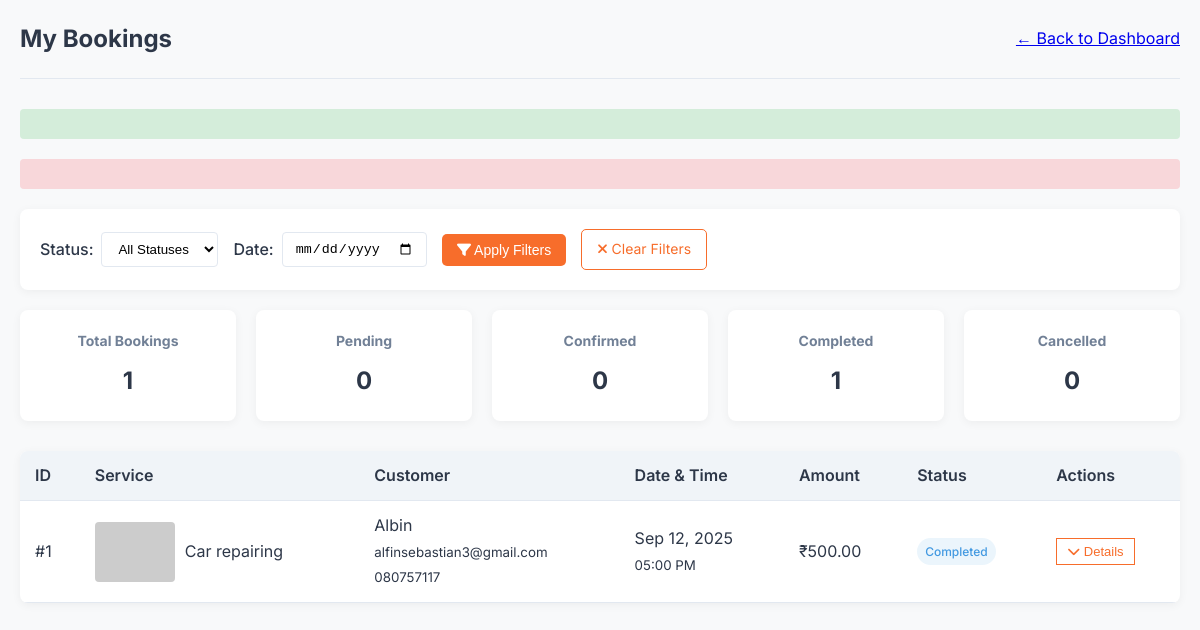
Page /localservice-main/provider_bookings.php (signed in) on the committed database.
### tables this page shows
CREATE TABLE `reviews` (
  `id` int(11) NOT NULL,
  `booking_id` int(11) NOT NULL,
  `user_id` int(11) NOT NULL,
  `provider_id` int(11) NOT NULL,
  `service_id` int(11) NOT NULL,
  `rating` tinyint(4) NOT NULL CHECK (`rating` between 1 and 5),
  `comment` text DEFAULT NULL,
  `created_at` timestamp NOT NULL DEFAULT current_timestamp()
);

CREATE TABLE `bookings` (
  `id` int(11) NOT NULL,
  `user_id` int(11) NOT NULL,
  `provider_id` int(11) NOT NULL,
  `service_id` int(11) NOT NULL,
  `booking_date` datetime NOT NULL,
  `address` text NOT NULL,
  `amount` decimal(10,2) NOT NULL,
  `status` enum('pending','confirmed','completed','cancelled','rejected') DEFAULT 'pending',
  `cancellation_reason` text DEFAULT NULL,
  `payment_type` enum('cash','later') NOT NULL DEFAULT 'cash',
  `payment_status` enum('pending','paid','unpaid') DEFAULT 'pending',
  `admin_notes` text DEFAULT NULL,
  `customer_notes` text DEFAULT NULL,
  `provider_notes` text DEFAULT NULL,
  `created_at` timestamp NOT NULL DEFAULT current_timestamp()
);

CREATE TABLE `services` (
  `id` int(11) NOT NULL,
  `name` varchar(100) NOT NULL,
  `category_id` int(11) NOT NULL,
  `description` text NOT NULL,
  `base_price` decimal(10,2) NOT NULL,
  `duration_minutes` int(11) NOT NULL,
  `image` varchar(255) DEFAULT NULL,
  `created_at` timestamp NOT NULL DEFAULT current_timestamp()
);

CREATE TABLE `users` (
  `id` int(11) NOT NULL,
  `name` varchar(100) NOT NULL,
  `email` varchar(100) NOT NULL,
  `password` varchar(255) NOT NULL,
  `role` enum('admin','provider','customer') NOT NULL,
  `phone` varchar(20) NOT NULL,
  `address` text NOT NULL,
  `city` varchar(100) NOT NULL,
  `state` varchar(100) NOT NULL,
  `pincode` varchar(20) NOT NULL,
  `profile_image` varchar(255) DEFAULT NULL,
  `is_active` tinyint(1) DEFAULT 1,
  `created_at` timestamp NOT NULL DEFAULT current_timestamp(),
  `updated_at` timestamp NOT NULL DEFAULT current_timestamp() ON UPDATE current_timestamp()
);

### localservice-main/provider_bookings.php (the view, shortened to what this page needs)
<?php
include 'db.php';
$provider_id = $_SESSION['user']['id'];
$status_filter = isset($_GET['status']) ? $_GET['status'] : 'all';
$date_filter = isset($_GET['date']) ? $_GET['date'] : '';
$query = "
    SELECT
        b.id, b.booking_date, b.status, b.amount, b.cancellation_reason,
        u.name as customer_name, u.email as customer_email, u.phone as customer_phone,
        s.name as service_name, s.image as service_image,
        r.rating, r.comment as review_comment
    FROM bookings b
    JOIN users u ON b.user_id = u.id
    JOIN services s ON b.service_id = s.id
    LEFT JOIN reviews r ON b.id = r.booking_id
    WHERE b.provider_id = ?
";
$params = [$provider_id];
$types = "i";
$query .= " ORDER BY b.booking_date DESC";
$stmt = $conn->prepare($query);
$stmt->bind_param($types, ...$params);
$stmt->execute();
$bookings = $stmt->get_result();
$counts = $conn->query("
    SELECT
        COUNT(*) as total,
        SUM(status = 'pending') as pending,
        SUM(status = 'confirmed') as confirmed,
        SUM(status = 'completed') as completed,
        SUM(status = 'cancelled') as cancelled
    FROM bookings
    WHERE provider_id = $provider_id
")->fetch_assoc();
$message = $_SESSION['message'] ?? '';
$error = $_SESSION['error'] ?? '';
?>
<!DOCTYPE html>
<html lang="en">
<head>
    <link rel="stylesheet" href="https://cdnjs.cloudflare.com/ajax/libs/font-awesome/6.4.0/css/all.min.css">
</head>
<body>
    <div class="container">
        <div class="header">
            <h1>My Bookings</h1>
                <a href="provider_dashboard.php" class="back-link">
        ← Back to Dashboard
    </a>
        </div>
        <?php if (isset($message)): ?>
            <div class="alert alert-success">
            </div>
        <?php endif; ?>
        <?php if (isset($error)): ?>
            <div class="alert alert-error">
            </div>
        <?php endif; ?>
        <form method="GET" class="filter-controls">
            <div class="filter-group">
                <label for="status">Status:</label>
                <select name="status" id="status">
                    <option value="all" <?= $status_filter === 'all' ? 'selected' : '' ?>>All Statuses</option>
                </select>
            </div>
            <div class="filter-group">
                <label for="date">Date:</label>
                <input type="date" name="date" id="date" value="<?= htmlspecialchars($date_filter) ?>">
            </div>
            <button type="submit" class="btn btn-primary">
                <i class="fas fa-filter"></i> Apply Filters
            </button>
            <a href="provider_bookings.php" class="btn btn-outline">
                <i class="fas fa-times"></i> Clear Filters
            </a>
        </form>
        <div class="dashboard-cards">
            <div class="card" onclick="filterByStatus('all')">
                <h3>Total Bookings</h3>
                <p><?= $counts['total'] ?></p>
            </div>
            <div class="card" onclick="filterByStatus('pending')">
                <h3>Pending</h3>
                <p><?= $counts['pending'] ?></p>
            </div>
            <div class="card" onclick="filterByStatus('confirmed')">
                <h3>Confirmed</h3>
                <p><?= $counts['confirmed'] ?></p>
            </div>
            <div class="card" onclick="filterByStatus('completed')">
                <h3>Completed</h3>
                <p><?= $counts['completed'] ?></p>
            </div>
            <div class="card" onclick="filterByStatus('cancelled')">
                <h3>Cancelled</h3>
                <p><?= $counts['cancelled'] ?></p>
            </div>
        </div>
        <table class="data-table">
            <thead>
                <tr>
                    <th>ID</th>
                    <th>Service</th>
                    <th>Customer</th>
                    <th>Date & Time</th>
                    <th>Amount</th>
                    <th>Status</th>
                    <th>Actions</th>
                </tr>
            </thead>
            <tbody>
                <?php if ($bookings->num_rows > 0): ?>
                    <?php while ($booking = $bookings->fetch_assoc()): ?>
                        <tr>
                            <td>#<?= $booking['id'] ?></td>
                            <td>
                                <div style="display: flex; align-items: center; gap: 10px;">
                                    <img src="<?= htmlspecialchars($booking['service_image'] ?? 'https://via.placeholder.com/80x60?text=Service') ?>"
                                         alt="<?= htmlspecialchars($booking['service_name']) ?>"
                                         class="service-image">
                                    <span><?= htmlspecialchars($booking['service_name']) ?></span>
                                </div>
                            </td>
                            <td>
                                <?= htmlspecialchars($booking['customer_name']) ?><br>
                                <small><?= htmlspecialchars($booking['customer_email']) ?></small><br>
                                <small><?= htmlspecialchars($booking['customer_phone']) ?></small>
                            </td>
                            <td>
                                <?= date('M d, Y', strtotime($booking['booking_date'])) ?><br>
                                <small><?= date('h:i A', strtotime($booking['booking_date'])) ?></small>
                            </td>
                            <td>₹<?= number_format($booking['amount'], 2) ?></td>
                            <td>
                                <span class="booking-status status-<?= $booking['status'] ?>">
                                    <?= ucfirst($booking['status']) ?>
                                </span>
                            </td>
                            <td>
                                <div class="action-buttons">
                                    <button onclick="toggleDetails(<?= $booking['id'] ?>)" class="btn-sm btn-outline">
                                        <i class="fas fa-chevron-down"></i> Details
                                    </button>
                                </div>
                            </td>
                        </tr>
                    <?php endwhile; ?>
                <?php endif; ?>
            </tbody>
        </table>
    </div>
</body>
</html>

### localservice-main/provider_bookings.php (style rules this page uses)
:root { --primary: #f76d2b; --primary-dark: #e05b1a; --secondary: #2d3748; --accent: #f0f4f8; --text: #2d3748; --light-text: #718096; --border: #e2e8f0; --white: #ffffff; --success: #38a169; --warning: #dd6b20; --error: #e53e3e; }
* { margin: 0; padding: 0; box-sizing: border-box; }
body { font-family: 'Inter', sans-serif; background-color: #f8f9fa; color: var(--text); line-height: 1.6; }
.container { max-width: 1200px; margin: 0 auto; padding: 20px; }
.header { display: flex; justify-content: space-between; align-items: center; margin-bottom: 30px; padding-bottom: 20px; border-bottom: 1px solid var(--border); }
.header h1 { font-size: 24px; color: var(--secondary); }
.btn { padding: 8px 15px; border-radius: 5px; text-decoration: none; font-size: 14px; transition: all 0.3s; cursor: pointer; border: none; }
.btn-primary { background-color: var(--primary); color: white; }
.btn-outline { background-color: transparent; border: 1px solid var(--primary); color: var(--primary); }
.alert { padding: 15px; margin-bottom: 20px; border-radius: 4px; }
.alert-success { background-color: #d4edda; color: #155724; }
.alert-error { background-color: #f8d7da; color: #721c24; }
.dashboard-cards { display: grid; grid-template-columns: repeat(auto-fill, minmax(200px, 1fr)); gap: 20px; margin-bottom: 30px; }
.card { background-color: var(--white); border-radius: 8px; padding: 20px; box-shadow: 0 2px 10px rgba(0,0,0,0.05); text-align: center; cursor: pointer; transition: transform 0.3s; }
.card h3 { font-size: 14px; color: var(--light-text); margin-bottom: 10px; }
.card p { font-size: 24px; font-weight: 700; color: var(--secondary); }
.filter-controls { background-color: var(--white); padding: 20px; border-radius: 8px; box-shadow: 0 2px 10px rgba(0,0,0,0.05); margin-bottom: 20px; display: flex; flex-wrap: wrap; gap: 15px; align-items: center; }
.filter-group { display: flex; align-items: center; gap: 8px; }
.filter-group label { font-weight: 500; color: var(--secondary); }
select, input { padding: 8px 12px; border: 1px solid var(--border); border-radius: 4px; background-color: var(--white); }
.data-table { width: 100%; border-collapse: collapse; background-color: var(--white); box-shadow: 0 2px 10px rgba(0,0,0,0.05); border-radius: 8px; overflow: hidden; }
.data-table th, .data-table td { padding: 12px 15px; text-align: left; border-bottom: 1px solid var(--border); }
.data-table th { background-color: var(--accent); color: var(--secondary); font-weight: 600; }
.booking-status { display: inline-block; padding: 4px 8px; border-radius: 20px; font-size: 12px; font-weight: 500; }
.status-completed { background-color: rgba(66, 153, 225, 0.1); color: #4299e1; }
.action-buttons { display: flex; gap: 5px; flex-wrap: wrap; }
.btn-sm { padding: 5px 10px; font-size: 13px; }
.service-image { width: 80px; height: 60px; object-fit: cover; border-radius: 4px; }

### rows in the picture
reviews: booking "1", service.name "Car repairing", user.name "Albin", user.email "alfinsebastian3@gmail.com", user.phone "080757117", booking.booking_date "Sep 12, 2025", booking.booking_date "05:00 PM", booking.amount "500.00", booking.status "Completed"

### other values in the picture
$counts['total'] "1"
$counts['pending'] "0"
$counts['confirmed'] "0"
$counts['completed'] "1"
$counts['cancelled'] "0"
